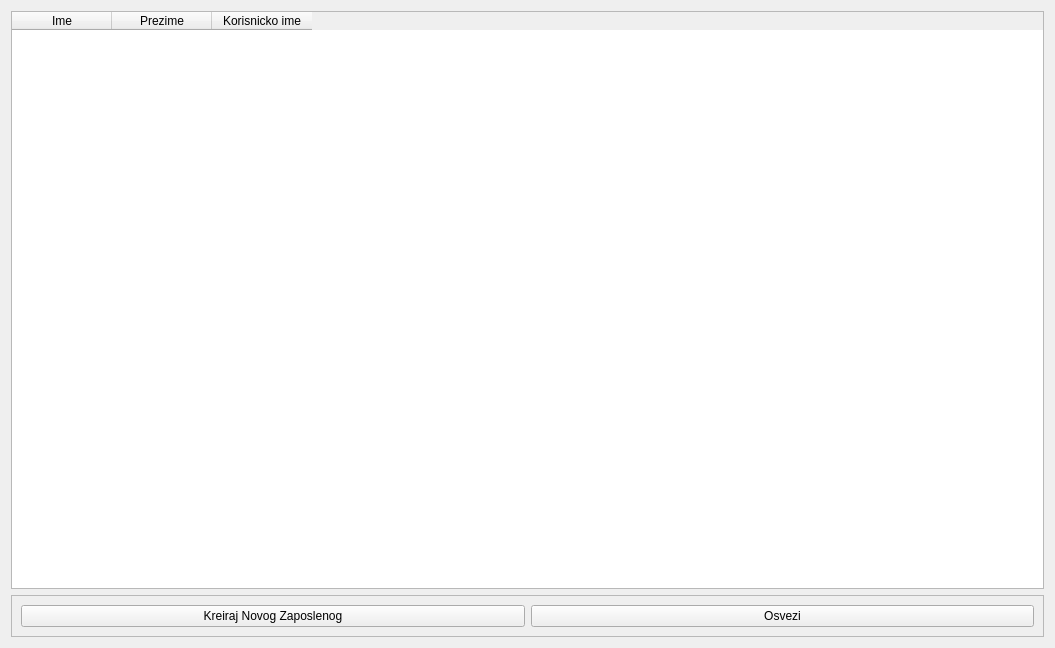
<?xml version="1.0" encoding="UTF-8"?>
<ui version="4.0">
 <class>EmpoyersView</class>
 <widget class="QWidget" name="EmpoyersView">
  <property name="geometry">
   <rect>
    <x>0</x>
    <y>0</y>
    <width>1055</width>
    <height>648</height>
   </rect>
  </property>
  <property name="windowTitle">
   <string>Form</string>
  </property>
  <layout class="QVBoxLayout" name="verticalLayout_2">
   <item>
    <widget class="QTableWidget" name="tableWidget">
     <column>
      <property name="text">
       <string>Ime</string>
      </property>
     </column>
     <column>
      <property name="text">
       <string>Prezime</string>
      </property>
     </column>
     <column>
      <property name="text">
       <string>Korisnicko ime</string>
      </property>
     </column>
    </widget>
   </item>
   <item>
    <widget class="QFrame" name="frame">
     <property name="frameShape">
      <enum>QFrame::StyledPanel</enum>
     </property>
     <property name="frameShadow">
      <enum>QFrame::Raised</enum>
     </property>
     <layout class="QHBoxLayout" name="horizontalLayout">
      <item>
       <widget class="QPushButton" name="CreateEmployee">
        <property name="text">
         <string>Kreiraj Novog Zaposlenog</string>
        </property>
       </widget>
      </item>
      <item>
       <widget class="QPushButton" name="Refresh">
        <property name="text">
         <string>Osvezi</string>
        </property>
       </widget>
      </item>
     </layout>
    </widget>
   </item>
  </layout>
 </widget>
 <resources/>
 <connections/>
</ui>
